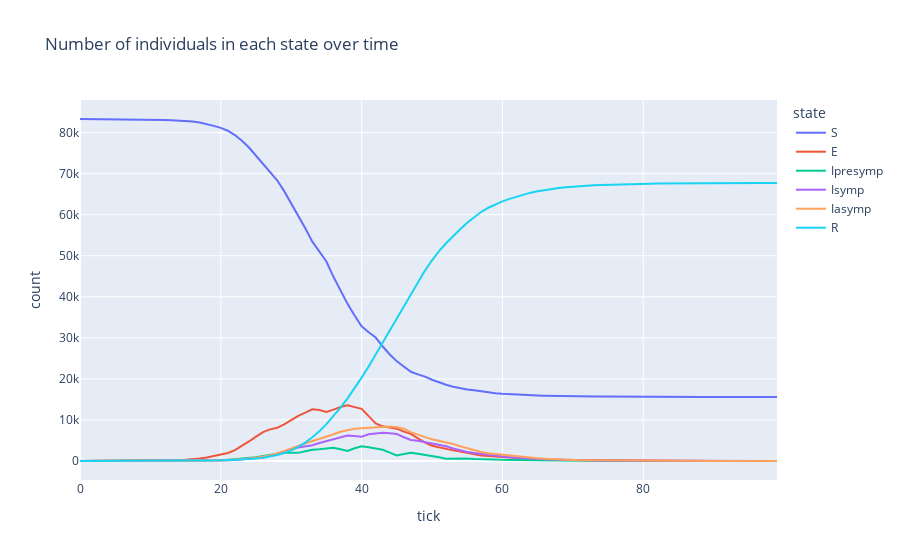

Here is the notebook cell this chart was saved with:
### Code cell
states = summary.columns
states.remove("tick")

title = "Number of individuals in each state over time"
pdf = summary.melt(id_vars="tick", value_vars=states, variable_name="state", value_name="count")
px.line(pdf, x="tick", y="count", color="state", title=title)

### Figure 1 — Plotly figure (JSON) as saved in the notebook; plotly's stock layout.template omitted (floating-point values rounded to 4 significant figures)
{"data": [{"hovertemplate": "state=S<br>tick=%{x}<br>count=%{y}<extra></extra>", "legendgroup": "S", "line": {"color": "#636efa", "dash": "solid"}, "marker": {"symbol": "circle"}, "mode": "lines", "name": "S", "orientation": "h", "showlegend": true, "type": "scatter", "x": [0, 1, 2, 3, 4, 5, 6, 7, 8, 9, 10, 11, 12, 13, 14, 15, 16, 17, 18, 19, 20, 21, 22, 23, 24, 25, 26, 27, 28, 29, 30, 31, 32, 33, 34, 35, 36, 37, 38, 39, 40, 41, 42, 43, 44, 45, 46, 47, 48, 49, 50, 51, 52, 53, 54, 55, 56, 57, 58, 59, 60, 61, 62, 63, 64, 65, 66, 67, 68, 69, 70, 71, 72, 73, 74, 75, 76, 77, 78, 79, 80, 81, 82, 83, 84, 85, 86, 87, 88, 89, 90, 91, 92, 93, 94, 95, 96, 97, 98, 99], "xaxis": "x", "y": [83308, 83303, 83298, 83293, 83287, 83275, 83259, 83247, 83232, 83200, 83163, 83112, 83071, 83019, 82940, 82823, 82675, 82445, 82107, 81640, 81137, 80453, 79389, 78000, 76358, 74406, 72273, 70364, 68389, 65735, 62790, 59783, 56715, 53436, 51022, 48604, 44864, 41453, 38278, 35439, 32799, 31372, 30076, 27890, 25944, 24313, 22935, 21730, 21102, 20560, 19787, 19119, 18559, 18102, 17664, 17402, 17219, 16947, 16709, 16511, 16364, 16249, 16165, 16096, 16028, 15956, 15905, 15851, 15810, 15790, 15766, 15748, 15725, 15704, 15690, 15672, 15666, 15659, 15651, 15646, 15639, 15633, 15627, 15625, 15621, 15619, 15617, 15616, 15613, 15612, 15610, 15610, 15610, 15609, 15609, 15608, 15608, 15608, 15608, 15608], "yaxis": "y"}, {"hovertemplate": "state=E<br>tick=%{x}<br>count=%{y}<extra></extra>", "legendgroup": "E", "line": {"color": "#EF553B", "dash": "solid"}, "marker": {"symbol": "circle"}, "mode": "lines", "name": "E", "orientation": "h", "showlegend": true, "type": "scatter", "x": [0, 1, 2, 3, 4, 5, 6, 7, 8, 9, 10, 11, 12, 13, 14, 15, 16, 17, 18, 19, 20, 21, 22, 23, 24, 25, 26, 27, 28, 29, 30, 31, 32, 33, 34, 35, 36, 37, 38, 39, 40, 41, 42, 43, 44, 45, 46, 47, 48, 49, 50, 51, 52, 53, 54, 55, 56, 57, 58, 59, 60, 61, 62, 63, 64, 65, 66, 67, 68, 69, 70, 71, 72, 73, 74, 75, 76, 77, 78, 79, 80, 81, 82, 83, 84, 85, 86, 87, 88, 89, 90, 91, 92, 93, 94, 95, 96, 97, 98, 99], "xaxis": "x", "y": [5, 10, 14, 17, 19, 24, 36, 42, 46, 65, 91, 131, 155, 185, 226, 313, 409, 582, 831, 1208, 1546, 1962, 2668, 3650, 4757, 5922, 7043, 7704, 8093, 8931, 9990, 11005, 11770, 12603, 12415, 11961, 12504, 13144, 13580, 13154, 12713, 10943, 9141, 8451, 8199, 7880, 7141, 6610, 5526, 4461, 3729, 3303, 2999, 2589, 2331, 1959, 1577, 1319, 1196, 1058, 882, 764, 617, 488, 387, 353, 291, 276, 236, 200, 156, 132, 112, 100, 87, 83, 64, 56, 41, 35, 32, 29, 27, 22, 15, 12, 11, 9, 10, 8, 8, 5, 5, 3, 2, 2, 1, 1, 1, 1], "yaxis": "y"}, {"hovertemplate": "state=Ipresymp<br>tick=%{x}<br>count=%{y}<extra></extra>", "legendgroup": "Ipresymp", "line": {"color": "#00cc96", "dash": "solid"}, "marker": {"symbol": "circle"}, "mode": "lines", "name": "Ipresymp", "orientation": "h", "showlegend": true, "type": "scatter", "x": [0, 1, 2, 3, 4, 5, 6, 7, 8, 9, 10, 11, 12, 13, 14, 15, 16, 17, 18, 19, 20, 21, 22, 23, 24, 25, 26, 27, 28, 29, 30, 31, 32, 33, 34, 35, 36, 37, 38, 39, 40, 41, 42, 43, 44, 45, 46, 47, 48, 49, 50, 51, 52, 53, 54, 55, 56, 57, 58, 59, 60, 61, 62, 63, 64, 65, 66, 67, 68, 69, 70, 71, 72, 73, 74, 75, 76, 77, 78, 79, 80, 81, 82, 83, 84, 85, 86, 87, 88, 89, 90, 91, 92, 93, 94, 95, 96, 97, 98, 99], "xaxis": "x", "y": [0, 0, 1, 3, 4, 4, 5, 6, 9, 17, 18, 12, 16, 25, 38, 43, 43, 60, 95, 117, 176, 294, 416, 495, 595, 897, 1249, 1517, 1771, 1990, 1997, 1980, 2372, 2760, 2879, 3010, 3208, 2878, 2445, 3101, 3566, 3339, 3063, 2746, 2025, 1343, 1709, 2012, 1750, 1481, 1290, 914, 567, 638, 713, 624, 510, 437, 336, 217, 234, 251, 215, 187, 148, 107, 76, 63, 68, 61, 52, 51, 31, 21, 17, 18, 22, 18, 19, 12, 4, 7, 6, 7, 11, 9, 3, 3, 4, 2, 1, 1, 1, 2, 2, 0, 1, 1, 0, 0], "yaxis": "y"}, {"hovertemplate": "state=Isymp<br>tick=%{x}<br>count=%{y}<extra></extra>", "legendgroup": "Isymp", "line": {"color": "#ab63fa", "dash": "solid"}, "marker": {"symbol": "circle"}, "mode": "lines", "name": "Isymp", "orientation": "h", "showlegend": true, "type": "scatter", "x": [0, 1, 2, 3, 4, 5, 6, 7, 8, 9, 10, 11, 12, 13, 14, 15, 16, 17, 18, 19, 20, 21, 22, 23, 24, 25, 26, 27, 28, 29, 30, 31, 32, 33, 34, 35, 36, 37, 38, 39, 40, 41, 42, 43, 44, 45, 46, 47, 48, 49, 50, 51, 52, 53, 54, 55, 56, 57, 58, 59, 60, 61, 62, 63, 64, 65, 66, 67, 68, 69, 70, 71, 72, 73, 74, 75, 76, 77, 78, 79, 80, 81, 82, 83, 84, 85, 86, 87, 88, 89, 90, 91, 92, 93, 94, 95, 96, 97, 98, 99], "xaxis": "x", "y": [0, 0, 0, 0, 1, 3, 3, 5, 8, 10, 16, 22, 27, 27, 30, 39, 57, 65, 71, 94, 136, 166, 247, 369, 542, 699, 912, 1306, 1736, 2246, 2778, 3263, 3586, 3851, 4402, 4889, 5334, 5733, 6179, 6095, 5937, 6504, 6774, 6905, 6779, 6576, 5777, 5115, 4937, 4626, 4295, 3909, 3593, 3037, 2538, 2203, 1950, 1717, 1478, 1281, 1066, 906, 809, 681, 592, 509, 442, 384, 311, 263, 240, 202, 177, 152, 118, 96, 79, 73, 63, 54, 52, 42, 32, 27, 20, 21, 22, 19, 14, 12, 12, 10, 8, 6, 4, 5, 4, 2, 3, 3], "yaxis": "y"}, {"hovertemplate": "state=Iasymp<br>tick=%{x}<br>count=%{y}<extra></extra>", "legendgroup": "Iasymp", "line": {"color": "#FFA15A", "dash": "solid"}, "marker": {"symbol": "circle"}, "mode": "lines", "name": "Iasymp", "orientation": "h", "showlegend": true, "type": "scatter", "x": [0, 1, 2, 3, 4, 5, 6, 7, 8, 9, 10, 11, 12, 13, 14, 15, 16, 17, 18, 19, 20, 21, 22, 23, 24, 25, 26, 27, 28, 29, 30, 31, 32, 33, 34, 35, 36, 37, 38, 39, 40, 41, 42, 43, 44, 45, 46, 47, 48, 49, 50, 51, 52, 53, 54, 55, 56, 57, 58, 59, 60, 61, 62, 63, 64, 65, 66, 67, 68, 69, 70, 71, 72, 73, 74, 75, 76, 77, 78, 79, 80, 81, 82, 83, 84, 85, 86, 87, 88, 89, 90, 91, 92, 93, 94, 95, 96, 97, 98, 99], "xaxis": "x", "y": [0, 0, 0, 0, 2, 7, 8, 11, 15, 16, 17, 20, 24, 27, 39, 45, 67, 85, 109, 129, 164, 236, 325, 452, 618, 798, 1039, 1364, 1853, 2451, 3176, 3834, 4391, 4870, 5347, 5866, 6501, 7107, 7562, 7876, 7992, 8117, 8316, 8369, 8387, 8228, 7843, 7035, 6359, 5806, 5321, 4939, 4562, 4122, 3602, 3083, 2567, 2196, 1898, 1718, 1510, 1289, 1094, 931, 794, 655, 560, 464, 390, 322, 259, 207, 185, 165, 149, 126, 116, 89, 81, 67, 51, 48, 42, 33, 33, 25, 21, 18, 15, 11, 10, 10, 7, 7, 7, 7, 5, 3, 3, 1], "yaxis": "y"}, {"hovertemplate": "state=R<br>tick=%{x}<br>count=%{y}<extra></extra>", "legendgroup": "R", "line": {"color": "#19d3f3", "dash": "solid"}, "marker": {"symbol": "circle"}, "mode": "lines", "name": "R", "orientation": "h", "showlegend": true, "type": "scatter", "x": [0, 1, 2, 3, 4, 5, 6, 7, 8, 9, 10, 11, 12, 13, 14, 15, 16, 17, 18, 19, 20, 21, 22, 23, 24, 25, 26, 27, 28, 29, 30, 31, 32, 33, 34, 35, 36, 37, 38, 39, 40, 41, 42, 43, 44, 45, 46, 47, 48, 49, 50, 51, 52, 53, 54, 55, 56, 57, 58, 59, 60, 61, 62, 63, 64, 65, 66, 67, 68, 69, 70, 71, 72, 73, 74, 75, 76, 77, 78, 79, 80, 81, 82, 83, 84, 85, 86, 87, 88, 89, 90, 91, 92, 93, 94, 95, 96, 97, 98, 99], "xaxis": "x", "y": [0, 0, 0, 0, 0, 0, 2, 2, 3, 5, 8, 16, 20, 30, 40, 50, 62, 76, 100, 125, 154, 202, 268, 347, 443, 591, 797, 1058, 1471, 1960, 2582, 3448, 4479, 5793, 7248, 8983, 10902, 12998, 15269, 17648, 20306, 23038, 25943, 28952, 31979, 34973, 37908, 40811, 43639, 46379, 48891, 51129, 53033, 54825, 56465, 58042, 59490, 60697, 61696, 62528, 63257, 63854, 64413, 64930, 65364, 65733, 66039, 66275, 66498, 66677, 66840, 66973, 67083, 67171, 67252, 67318, 67366, 67418, 67458, 67499, 67535, 67554, 67579, 67599, 67613, 67627, 67639, 67648, 67657, 67668, 67672, 67677, 67682, 67686, 67689, 67691, 67694, 67698, 67698, 67700], "yaxis": "y"}], "layout": {"autosize": true, "legend": {"title": {"text": "state"}, "tracegroupgap": 0}, "title": {"text": "Number of individuals in each state over time"}, "xaxis": {"anchor": "y", "autorange": true, "domain": [0, 1], "range": [0, 99], "title": {"text": "tick"}, "type": "linear"}, "yaxis": {"anchor": "x", "autorange": true, "domain": [0, 1], "range": [-4628.0, 87940.0], "title": {"text": "count"}, "type": "linear"}}}
